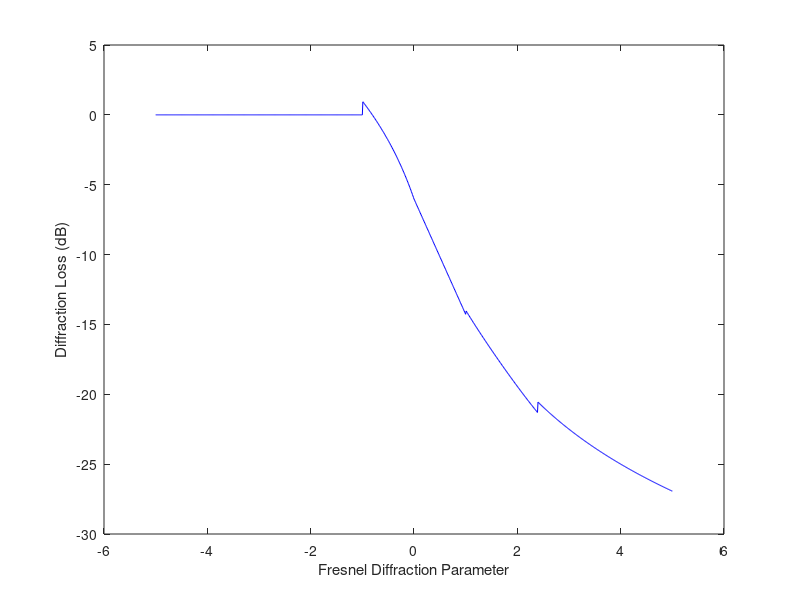

Reproduce this figure in MATLAB.
clear all 
close all 
v=-5:0.01:5; 
for n=1:length(v)     
   if v(n) <= -1         
      G(n)=0;     
   elseif v(n) <= 0         
      G(n)=20*log10(0.5-0.62*v(n));     
   elseif v(n) <= 1         
      G(n)=20*log10(0.5*exp(-0.95*v(n)));     
   elseif v(n) <= 2.4         
      G(n)=20*log10(0.4-sqrt(0.1184-(0.38-0.1*v(n))^2));     
   else         
      G(n)=20*log10(0.225/v(n));     
   end      
end 
plot(v, G, 'b') 
xlabel('Fresnel Diffraction Parameter') 
ylabel('Diffraction Loss (dB)')